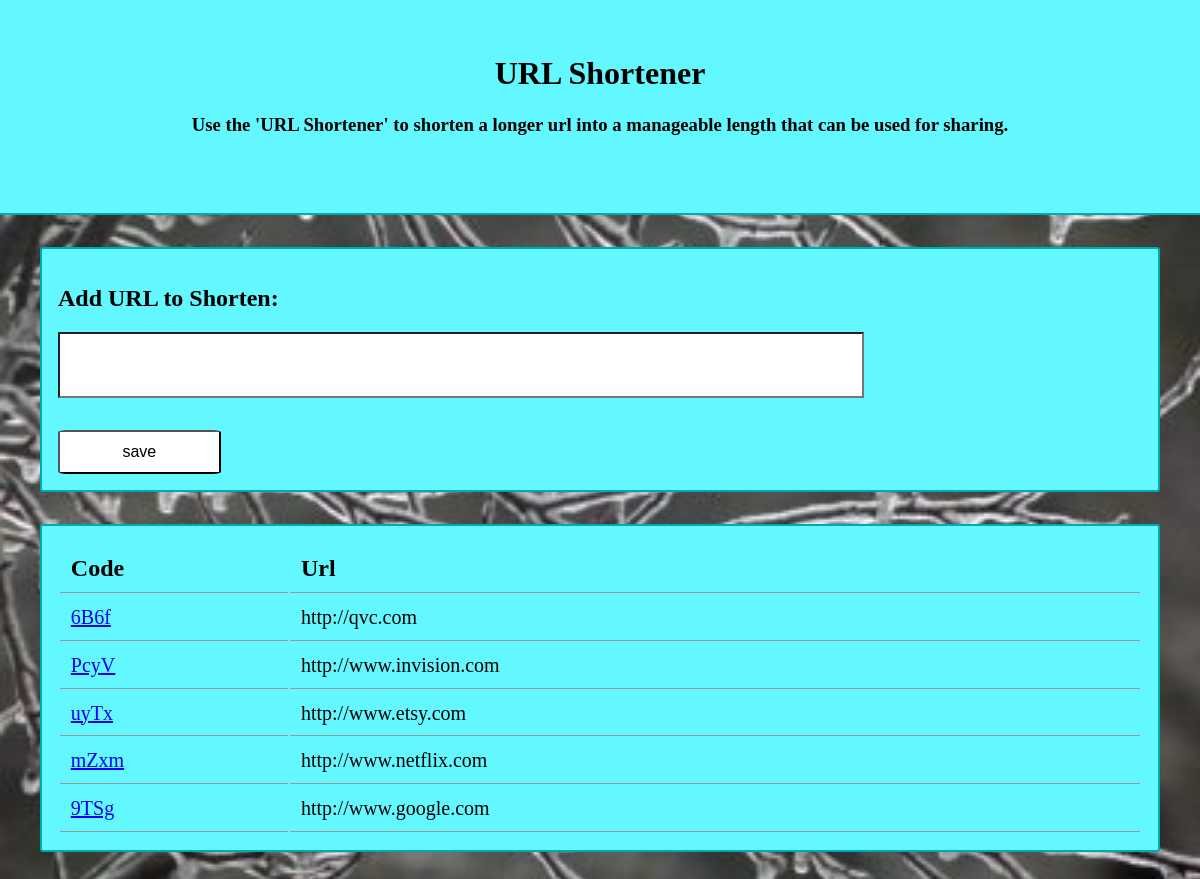
The page /shorturl/ on the database its author committed.
### shorturl/models.py (models this page shows, shortened)
class Web_Url(models.Model):
    code = models.CharField(max_length=100)
    original_url = models.CharField(max_length=500)

### shorturl/views.py (the view)
# urls.py: path('', views.index, name='index'),
def index(request):
    urls = Web_Url.objects.order_by('-id')
    return render(request, 'shorturl/index.html', {'urls': urls})

### shorturl/templates/shorturl/index.html (shortened to what this page needs)
<!DOCTYPE html>
<html lang="en">
<head>
    {% load static %}
<link rel="stylesheet" type="text/css" href="{% static 'shorturl/style.css' %}">
</head>
<body>
<div id="header">
    <h1>URL Shortener</h1>
    <h3>Use the 'URL Shortener' to shorten a longer url into a manageable length that can be used for sharing.</h3>
</div>
    <div>
        <form action="{% url 'shorturl:add' %}" method="post" >
            <h2>Add URL to Shorten:</h2>
            <input type="text" name="Web_Url">
            <br>
            <button id="save" type="submit">save</button>
        </form>
    </div>
    <div>
        <table>
            <tr>
                <th>Code</th>
                <th>Url</th>
            </tr>
            {% for url in urls %}
            <tr>
                <td><a href="http://localhost:8000{% url 'shorturl:redirect' url.code %}">{{url.code}}</a></td>
                <td>{{url.original_url}}</td>
            </tr>
            {% endfor %}
        </table>
    </div>
</body>
</html>

### shorturl/static/shorturl/style.css (style rules this page uses)
body { background-color: #333; background-image: url("images/ice1.jpg"); background-repeat: no-repeat; background-size: cover; }
div { background-color: #63f8ff; margin: 2em; padding: 1em; border: 2px solid #00AAB2; border-radius: 3px; }
#header { margin: -3% -3% 0 -3%; text-align: center; padding: 5%; }
button { width: 15%; margin-top: 3%; padding: 1%; font-size: 1em; background-color: white; border-radius: 5%; }
input { width: 70%; padding: 2%; font-size: 1em; background-color: white; }
table { width: 100%; }
th { font-size: 1.5em; text-align: left; }
th, td { border-bottom: 1px solid #999; padding: 1%; }
td { font-size: 1.25em; }

### rows shown on the page
Web_Url: code "6B6f", original_url "http://qvc.com"
Web_Url: code "PcyV", original_url "http://www.invision.com"
Web_Url: code "uyTx", original_url "http://www.etsy.com"
Web_Url: code "mZxm", original_url "http://www.netflix.com"
Web_Url: code "9TSg", original_url "http://www.google.com"
